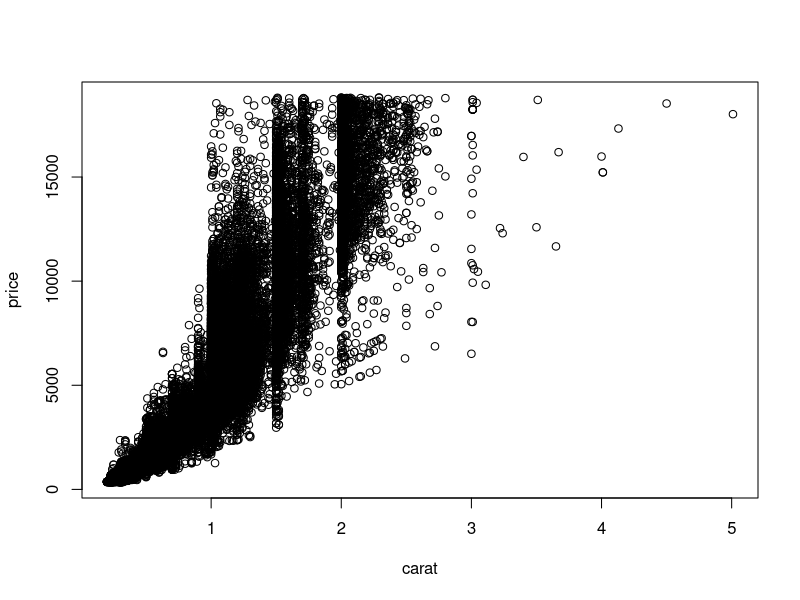
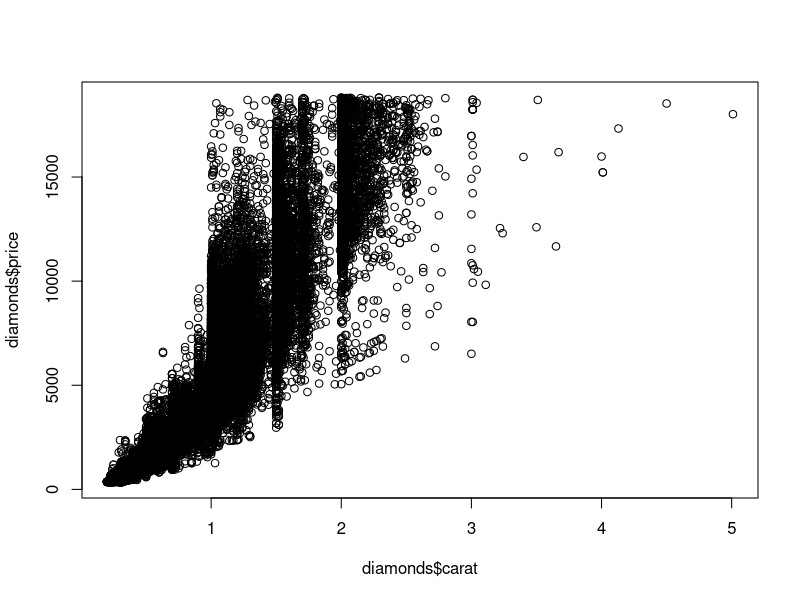
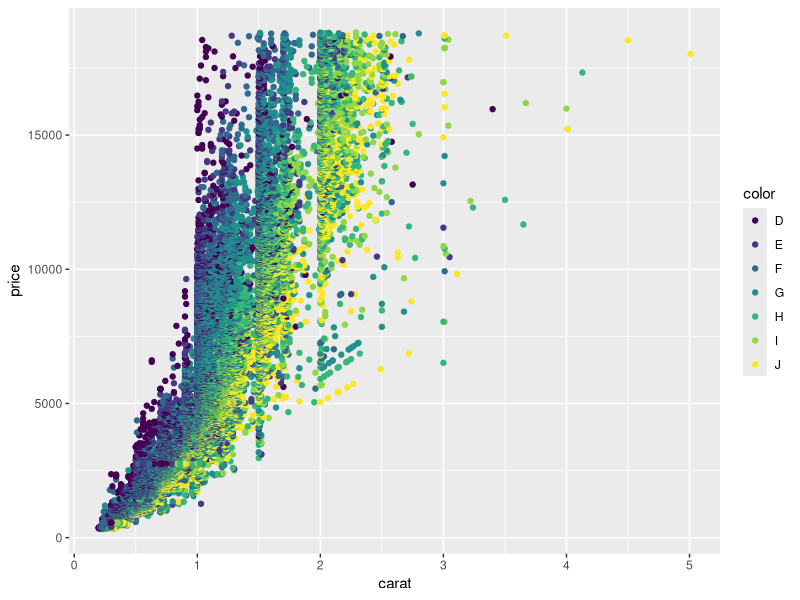

R code for these plots, in order:
install.packages("ggplot2")
require(ggplot2)
data("diamonds")
head(diamonds)

plot(price ~ carat, data = diamonds)
plot(diamonds$carat, diamonds$price)

g <- ggplot(diamonds, aes(x = carat, y = price))
g + geom_point(aes(color = color))

#関数の定義
check.bool <- function(x){
  if(x == 1){
    print("hello")
  }else{
    print("goodbye")
  }
}
check.bool(1)
check.bool(2)

#関数の定義2
check.bool <- function(x){
  if(x == 1){
    print("hello")
  }else if(x == 0){
    print("goodbye")
  }else{
    print("confused")
  }
}
check.bool(1)
check.bool(2)
